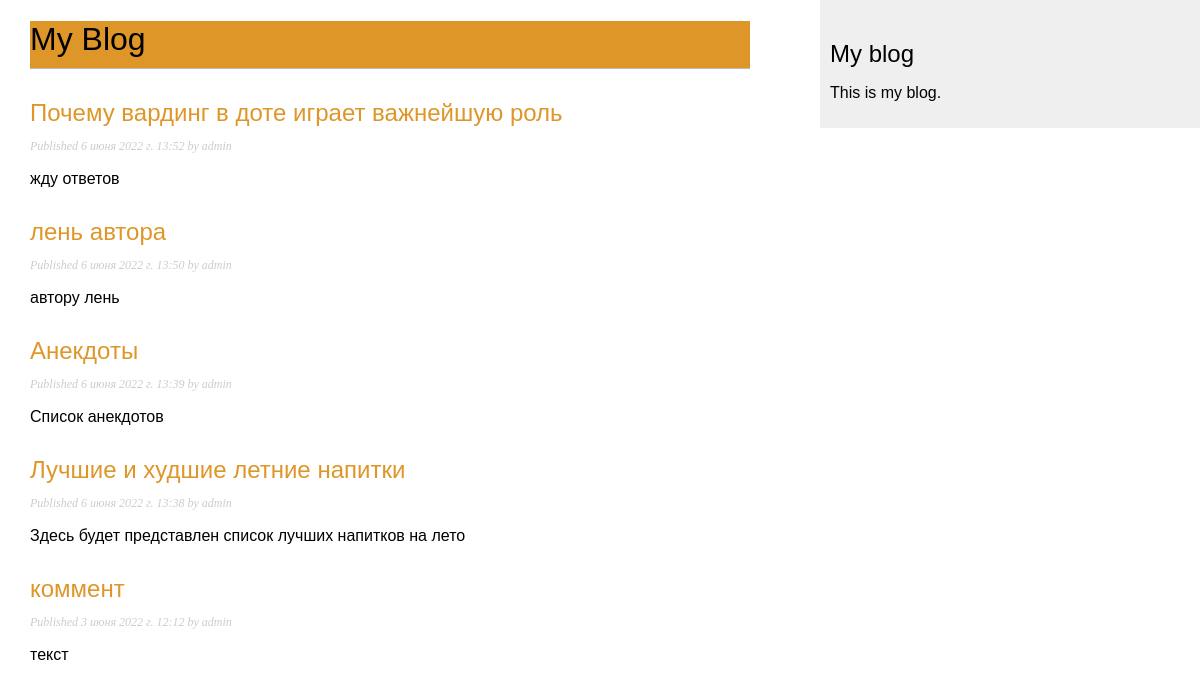
Screenshot of /blog/ with the database file from the repository.
### blog/models.py (models this page shows, shortened)
class Post(models.Model):
    class Status(models.TextChoices):
        DRAFT = 'DF', 'Draft'
        PUBLISHED = 'PB', 'Published'
    title = models.CharField(max_length=250)
    slug = models.SlugField(max_length=250)
    author = models.ForeignKey(User,
                    on_delete=models.CASCADE,
                    related_name='blog_posts')
    body = models.TextField()
    publish = models.DateTimeField(default=timezone.now)
    created = models.DateTimeField(auto_now_add=True)
    updated = models.DateTimeField(auto_now=True)
    status = models.CharField(max_length=2,
                    choices=Status.choices,
                    default=Status.DRAFT)
    objects = models.Manager()
    published = PublishedManager()
    class Meta:
        ordering = ['-publish']
        indexes = [
            models.Index(fields=['-publish']),
        ]

### blog/views.py (the view)
# urls.py: path('', views.post_list, name='post_list'),
def post_list(request):
        posts = Post.published.all()
        return render(request, 'blog/post/list.html', {'posts': posts})

### blog/models.py (called while the page is built)
    def get_queryset(self):
        return super().get_queryset()\
            .filter(status=Post.Status.PUBLISHED)

### blog/templates/blog/post/list.html (shortened to what this page needs)
{% extends "blog/base.html" %}
{% block content %}
 <h1>My Blog</h1>
 {% for post in posts %}
 <h2>
 <a href="{% url 'blog:post_detail' post.id %}">
 {{ post.title }}
 </a>
 </h2>
 <p class="date">
 Published {{ post.publish }} by {{ post.author }}
 </p>
 {{ post.body|truncatewords:30|linebreaks }}
 {% endfor %}
{% endblock %}

### blog/templates/blog/base.html (shortened to what this page needs)
{% load static %}
<!DOCTYPE html>
<html>
<head>
 <link href="{% static "css/blog.css" %}" rel="stylesheet">
</head>
<body>
 <div id="content">
 {% block content %}{% endblock %}
 </div>
 <div id="sidebar">
 <h2>My blog</h2>
 <p>This is my blog.</p>
</div>
</body>
</html>

### blog/static/css/blog.css (style rules this page uses)
body { margin:0; padding:0; font-family:helvetica, sans-serif; }
a { color:#df9629; text-decoration:none; font-size: 3; }
h1 { font-weight:normal; border-bottom:1px solid #bbb; padding:0 0 10px 0; background-color:#df9629; }
h2 { font-weight:normal; margin:30px 0 0; }
#content { float:left; width:60%; padding:0 0 0 30px; }
#sidebar { float:right; width:30%; padding:10px; background:#efefef; height:100%; }
p.date { color:#ccc; font-family: georgia, serif; font-size: 12px; font-style: italic; }

### rows the page displays
Post: title "Почему вардинг в доте играет важнейшую роль", publish "6 июня 2022 г. 13:52", author "admin", body "жду ответов"
Post: title "лень автора", publish "6 июня 2022 г. 13:50", author "admin", body "автору лень"
Post: title "Анекдоты", publish "6 июня 2022 г. 13:39", author "admin", body "Список анекдотов"
Post: title "Лучшие и худшие летние напитки", publish "6 июня 2022 г. 13:38", author "admin", body "Здесь будет представлен список лучших напитков на лето"
Post: title "коммент", publish "3 июня 2022 г. 12:12", author "admin", body "текст"
